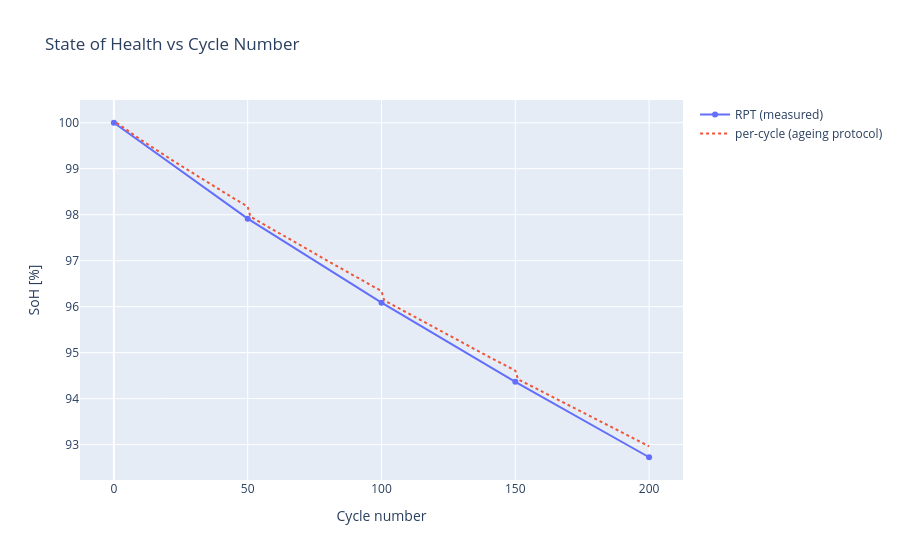

The notebook cell this image was saved under:
### Markdown cell above
## 4. The plots

`plot_soh()` draws the RPT measurements. `per_cycle=True` overlays the
protocol's own per-cycle view, useful where the two diverge, for example a
SoC window whose per-cycle value stays flat until the cell can no longer
complete it.

### Code cell
result.plot_soh(per_cycle=True)

### Figure 1 — Plotly figure (JSON) as saved in the notebook; plotly's stock layout.template omitted (floating-point values rounded to 4 significant figures; data arrays with more than 128 entries replaced by an {"elided": "..."} marker saying what was removed)
{"data": [{"mode": "lines+markers", "name": "RPT (measured)", "type": "scatter", "x": [0, 50, 100, 150, 200], "y": [100.0, 97.91, 96.09, 94.37, 92.72]}, {"line": {"dash": "dot"}, "mode": "lines", "name": "per-cycle (ageing protocol)", "type": "scatter", "x": {"elided": "200 int values"}, "y": {"elided": "200 float values"}}], "layout": {"showlegend": true, "title": {"text": "State of Health vs Cycle Number"}, "xaxis": {"title": {"text": "Cycle number"}}, "yaxis": {"title": {"text": "SoH [%]"}}}}
